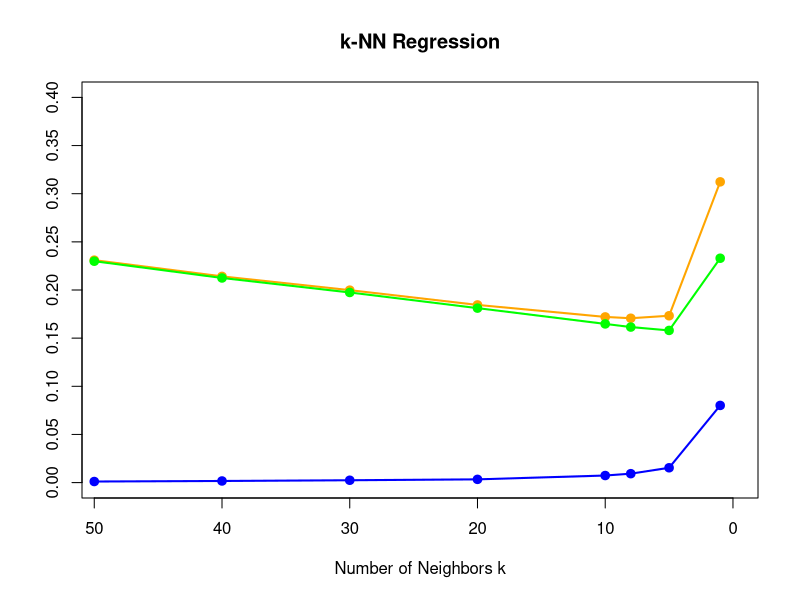
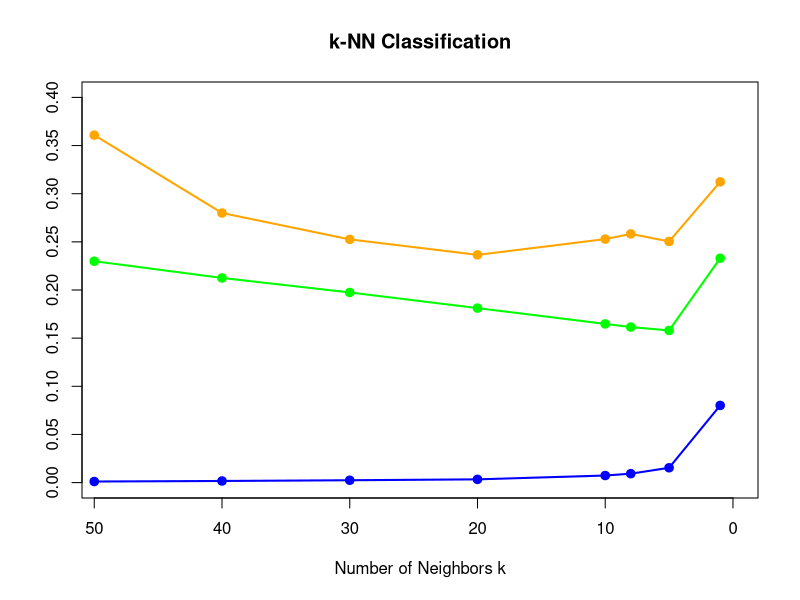

These figures' R source, in order:
## simulation for fig. 7.3
## author: weiya <szcfweiya@gmail.com>

# generate dataset
genX <- function(n = 80, p = 20){
  X = matrix(runif(n*p, 0, 1), ncol = p, nrow = n)
  return(X)
}
# generate response 
genY <- function(X, case = 1){
  n = nrow(X)
  Y = numeric(n)
  if (case == 1){ # for the left panel of fig. 7.3
    Y = sapply(X[, 1], function(x) ifelse(x <= 0.5, 0, 1))
  } 
  else {
    Y = apply(X[, 1:10], 1, function(x) ifelse(sum(x) > 5, 1, 0))  
  }
  return(Y)
}

# left panel
seed = 123
set.seed(seed)
X = genX()
Y = genY(X)
X.test = genX(n = 1000)
Y.test = genY(X.test)

## kNN
library(class)
library(caret)
n = nrow(X)
percent = 0.75
B = 100 # the number of repeatation
K = 50 # the maximum of k
# sequence of k
kseq = c(seq(K, 10, by = -10), 8, 5, 1)
nk = length(kseq)
reg.bias2.full = numeric(nk)
reg.variance.full = numeric(nk)
reg.epe.full = numeric(nk)
cl.bias2.full = numeric(nk)
cl.variance.full = numeric(nk)
cl.epe.full = numeric(nk)
for(i in 1:nk){
  reg.pred = matrix(nrow = nrow(X.test), ncol = B)
  cl.pred = matrix(nrow = nrow(X.test), ncol = B)
  for (j in c(1:B)) { # subsampling B training dataset
    train.id = sample(n, n*percent)
    X.train = X[train.id, ]
    Y.train = Y[train.id]
    # for regression
    fit1 = knnreg(X.train, Y.train, k = kseq[i])
    reg.pred[, j] = predict(fit1, X.test)
    # for classification
    #fit2 = knn(X.train, X.test, Y.train, k = kseq[i])  # levels: 0 1
    #cl.pred[, j] = as.numeric(fit2) - 1 # val: 1 2
    cl.pred[, j] = sapply(reg.pred[, j], function(x) ifelse(x>0.5, 1, 0))
  }
  ## regression squared loss
  # bias
  bias2 = (rowMeans(reg.pred) - Y.test)^2
  # variance
  variance = apply(reg.pred, 1, function(x) var(x))
  # expected prediction error
  epe = sapply(1:nrow(X.test), function(i) mean((reg.pred[i, ]-Y.test[i])^2))
  # mean
  reg.bias2.full[i] = mean(bias2)
  reg.variance.full[i] = mean(variance)
  reg.epe.full[i] = mean(epe)
  ## classification 0-1 loss
  bias2 = (rowMeans(cl.pred) - Y.test)^2
  variance = apply(cl.pred, 1, function(x) var(x))
  epe = sapply(1:nrow(cl.pred), function(i) mean(cl.pred[i,]!=Y.test[i]))
  cl.bias2.full[i] = mean(bias2)
  cl.variance.full[i] = mean(variance)
  cl.epe.full[i] = mean(epe)
}

## plot
yrange = 0.4
## kNN regression
png(paste0("knn-reg-", seed,".png"))
#yrange = round(range(reg.epe.full)[2]+0.1, digits = 2)
plot(kseq, seq(0, yrange, length.out = nk), "n",
     xlab = "Number of Neighbors k", ylab = "", main = "k-NN Regression",
     xaxt='n', yaxt = 'n')
axis(1, at = seq(0, 50, by = 10), labels = seq(50, 0, by = -10))
axis(2, at = seq(0, yrange, by = 0.05))
lines(50-kseq, reg.epe.full, type="o", pch = 19, lwd = 2, col="orange")
lines(50-kseq, reg.bias2.full, type = "o", pch = 19, lwd = 2, col = "green")
lines(50-kseq, reg.variance.full, type = "o", lwd = 2, pch = 19, col = "blue")
dev.off()

## kNN classification
png(paste0("knn-cl-", seed,".png"))
#yrange = round(range(cl.epe.full)[2]+0.1, digits = 2)
plot(kseq, seq(0, yrange, length.out = nk), "n",
     xlab = "Number of Neighbors k", ylab = "", main = "k-NN Classification",
     xaxt='n', yaxt = 'n')
axis(1, at = seq(0, 50, by = 10), labels = seq(50, 0, by = -10))
axis(2, at = seq(0, yrange, by = 0.05))
lines(50-kseq, cl.epe.full, type="o", pch = 19, lwd = 2, col="orange")
lines(50-kseq, reg.bias2.full, type = "o", pch = 19, lwd = 2, col = "green")
lines(50-kseq, reg.variance.full, type = "o", lwd = 2, pch = 19, col = "blue")
#lines(50-kseq, cl.bias2.full, type = "o", pch = 19, lwd = 2, col = "green")
#lines(50-kseq, cl.variance.full, type = "o", lwd = 2, pch = 19, col = "blue")
dev.off()
